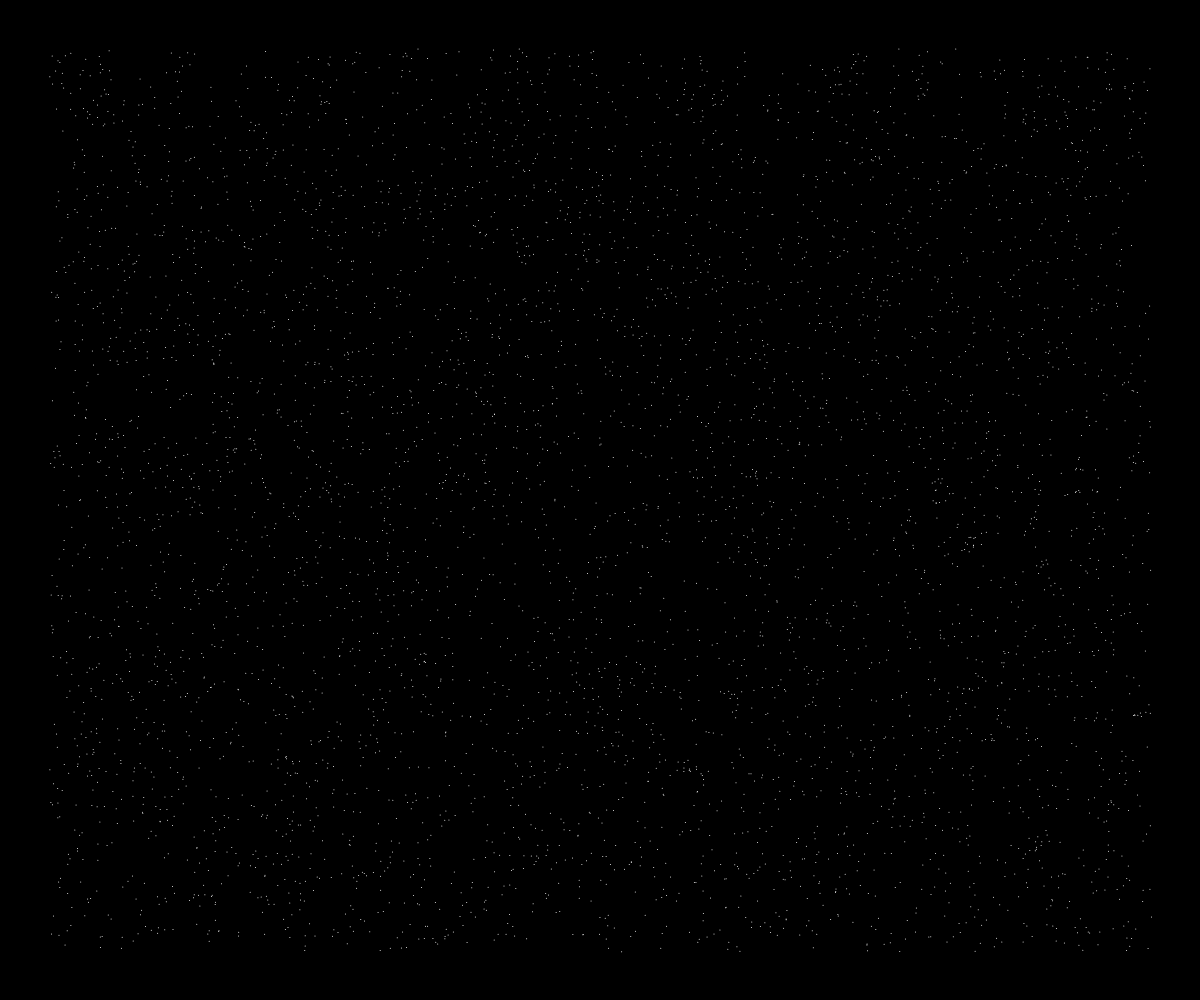
Frame 1 (no input)
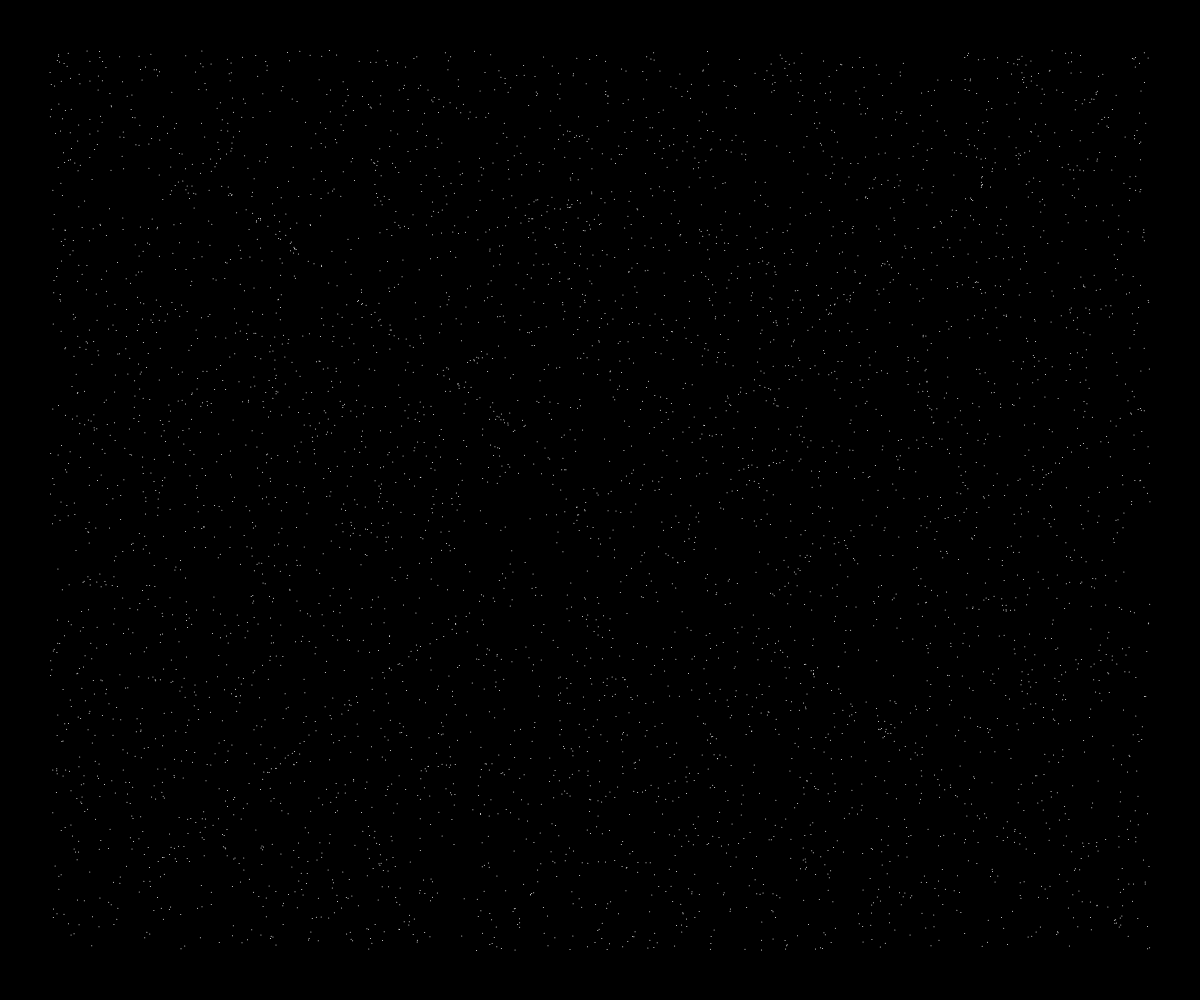
Frame 60 (no input)
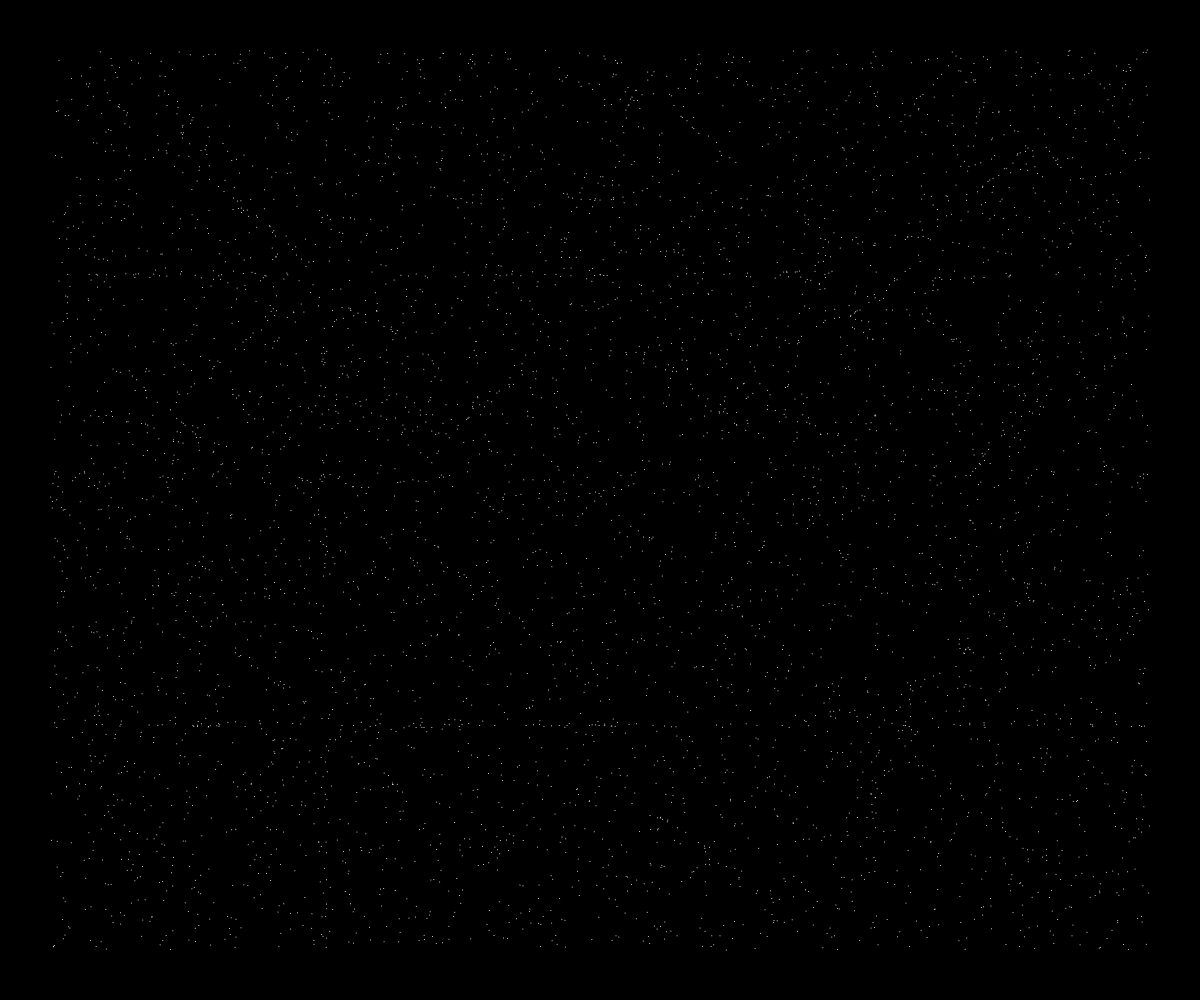
Frame 120 (the mouse pressed at the canvas centre since frame 60)

The p5.js sketch that drew these frames (run headless with seeded random() and noise() and a simulated clock; from frame 60 on, the mouse is pressed at the canvas centre):

// p5.js sketch
// ── sketch.js
let particles = []; let num = 5000;
let m = 5; let n = 4; let threshold = 0.05;
let minMN = 1; let maxMN = 6;
let changePattern = true;
let margin = 50; let w1, w2, h1, h2;
let scl = 1;

function setup() {
  createCanvas(windowWidth, windowHeight);
  w1 = margin; w2 = width - margin;
  h1 = margin; h2 = height - margin;
  for (let i=0; i<num; i++) {
    particles.push(new Particle());
  }
  
}

function draw() {
  background(0);
  
  if (changePattern) {
    randomPatterns();
  }
  
  for (let i=0; i<particles.length; i++) {
    particles[i].update();
    particles[i].display();
  }
}

function chladni (x, y) {
  let L = 1;
  return cos(n * PI * x / L) * cos(m * PI * y / L) - 
         cos(m * PI * x / L) * cos(n * PI * y / L);
}

function randomPatterns() {
  m = floor(random(minMN, maxMN));
  n = floor(random(minMN, maxMN));
  
  if (m === n) {
    m = floor(random(minMN, maxMN));
  }
  
  changePattern = false;
  
  for (let i=0; i<particles.length; i++) {
    particles[i].velocity = p5.Vector.random2D().mult(random(2, 5));
  }
}

function mousePressed() {
  changePattern = true;
}
// ── particules.js
class Particle {
  constructor() {
    this.position = createVector(random(w1, w2), random(h1, h2));
    this.velocity = p5.Vector.random2D();
    this.acceleration = createVector();
    
    this.maxSpeed = 2; 
    this.maxForce = 0.1;
  }
  
  edges() {
    if (this.position.x > w2) {
      this.position.x = w1;
    } else if (this.position.x < w1) {
      this.position.x = w2;
    }
    
    if (this.position.y > h2) {
      this.position.y = h1;
    } else if (this.position.y < h1) {
      this.position.y = h2;
    }
    
  }
  
  seek() {
    let x = map(this.position.x, w1, w2, -1, 1) * scl;
    let y = map(this.position.y, h1, h2, -1, 1) * scl;
    let val = chladni(x, y); 
    
    let target = this.position.copy();

    if (abs(val) > threshold) {
      target.x += random(-3, 3);
      target.y += random(-3, 3);
    } 
    
    let desired = p5.Vector.sub(target, this.position);
    desired.setMag(this.maxSpeed);
    let steering = p5.Vector.sub(desired, this.velocity);
    steering.limit(this.maxForce);
    
    return steering;
  }
  
  update() {
    this.edges();
    
    this.acceleration.add(this.seek());
    this.velocity.add(this.acceleration);
    this.velocity.limit(this.maxSpeed);
    this.position.add(this.velocity);
    this.acceleration.mult(0);
  }
  
  display() {
    stroke(255);
    point(this.position.x, this.position.y);
  }
}
